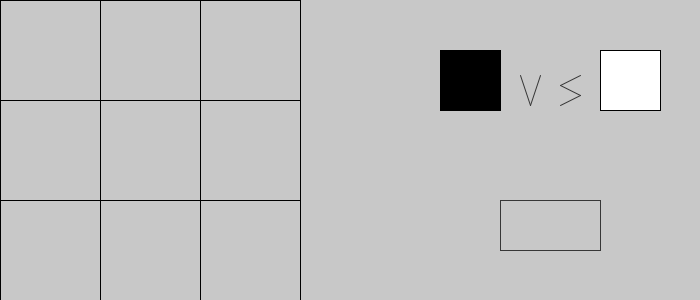
Frame 1 (no input)
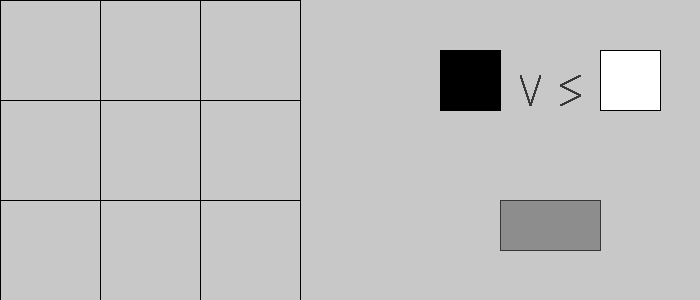
Frame 60 (the mouse pressed at the canvas centre just before this capture)
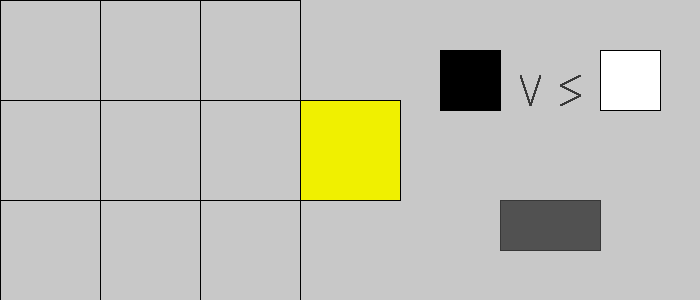
Frame 120 (the mouse held since frame 60 and released just before this capture)

The Processing sketch that drew these frames (run headless with seeded random() and noise(); from frame 60 on, the mouse is pressed at the canvas centre):

// Processing sketch: processing_109591
// ── processing_109591.pde

int as = 200;
int bs = 200;
int cs = 200;
int aa = 200;
int bb = 200;
int cc = 200;
int aaa = 200;
int bbb = 200;
int ccc = 200;
int win = 200;



void setup() {
  size(700,300);  //Set the window to 700 x 300 pixels
  background(200); //Set the background as grey color
  smooth();
 }

void draw() {
  stroke (0);     //Set line value to black
  
  // Setting of Right part
 
   
  fill(as);
  rect(0,0,100,100);    // Set the location of square a
  fill(bs);
  rect(0,100,100,100);  // Set the location of square b
  fill(cs);
  rect(0,200,100,100);  // Set the location of square c
  fill(aa);
  rect(100,0,100,100);    // Set the location of square aa
  fill(bb);
  rect(100,100,100,100);  // Set the location of square bb
  fill(cc);
  rect(100,200,100,100);  // Set the location of square cc
  fill(aaa);
  rect(200,0,100,100);    // Set the location of square aaa
  fill(bbb);
  rect(200,100,100,100);  // Set the location of square bbb
  fill(ccc);
  rect(200,200,100,100);  // Set the location of square ccc
  
  

  if (mouseX > width/3 && mouseX < width*2/3 ){
   if ( mouseY > 0 && mouseY < height/3) {
   fill(255,0,0);                                //set Red fill color
  rect(300,0,100, 100);
   } 
  else if ( mouseY > 100 && mouseY < 200 ){ // Set Yellow fill color
   fill(240,240,0);
   rect(300,100,100,100);
   }
  else if ( mouseY > 200 && mouseY < height) {  // Set Green color
   fill(0,255,0);
  rect(300,200,100,100);
   } 
  }
  
  // Setting of right part
  fill(0);
  rect(440,50,60,60);                    // Set black sqaure
  fill(255);
  rect(600,50,60,60);                    // Set white square
  stroke(55);
  line(520,75,530,105);                  // Set Letter 'V'
  line(530,105,540,75);
  line(580,75,560,85);                   // Set Letter 'S'
  line(560,85,580,95);
  line(580,95,560,105);
  
  fill(win);
  rect(500,200,100,50);
  win = win - 1;
  if (win < 0) { win = 200;}
  
 }



void mouseReleased() {
 // Restart the game, erase 3 x 3 grids
  if ( mouseX > 300 && mouseX < 400 ) {
    if ( mouseY > 0 && mouseY < 300) {
      if ( as == 0 ) {
       as = 200;
      } else {
       as = 200;
    }
      if (bs == 0 ) {
       bs = 200;
      } else {
       bs = 200;
    }
      if (cs == 0 ) {
       cs = 200;
      } else {
       cs = 200;
    }
      if (aa == 0 ) {
       aa = 200;
      } else {
       aa = 200;
    }
      if (bb == 0 ) {
       bb = 200;
      } else {
       bb = 200;
    }
      if (cc == 0 ) {
       cc = 200;
      } else {
       cc = 200;
    }
     if (aaa == 0 ) {
       aaa = 200;
      } else {
       aaa = 200;
    }
      if (bbb == 0 ) {
       bbb = 200;
      } else {
       bbb = 200;
    }
      if (ccc == 0 ) {
       ccc = 200;
      } else {
       ccc = 200;
    }
    
    
    
   }
  }
  
  
  
 // 3 x 3 grids  
  if ( mouseX > 0 && mouseX < 100) {     //First columne
    if ( mouseY > 0 && mouseY < 100) {   //First columne, First row
      if ( as == 0 ) {
        as = 255;
      } else {
        as = 0;
      }
    }
    else if ( mouseY > 100 && mouseY < 200) { //First columne, second row
     if ( bs == 0 ) {
       bs = 255;
     } else {
       bs = 0;
     }
    }
    else if ( mouseY > 200 && mouseY < 300) { //First columne, third row
      if ( cs == 0 ) {
        cs = 255;
      } else {
        cs = 0;
      }
    }
  }
  if ( mouseX > 100 && mouseX < 200) {  //Second columne
    if ( mouseY > 0 && mouseY < 100) {  //Second columne, first row
      if ( aa == 0 ) {
        aa = 255;
      } else {
        aa = 0;
      }
    }
    if ( mouseY > 100 && mouseY < 200) { //Second columne, second row
      if ( bb == 0) {
        bb = 255;
      } else {
        bb = 0;
      }
    }
    if ( mouseY > 200 && mouseY < 300) { //Second columne, third row
      if ( cc == 0) {
        cc = 255;
      } else {
        cc =0;
      }
    }
  }
  if ( mouseX > 200 && mouseX < 300) {  //Third columne
    if ( mouseY > 0 && mouseY < 100) {  //Third columne, first row
      if ( aaa == 0 ) {
        aaa = 255;
      } else {
        aaa = 0;
      }
    }
    if ( mouseY > 100 && mouseY < 200) { //Third columne, second row
      if ( bbb == 0) {
        bbb = 255;
      } else {
        bbb = 0;
      }
    }
    if ( mouseY > 200 && mouseY < 300) { //Third columne, third row
      if ( ccc == 0) {
        ccc = 255 ;
      } else {
        ccc =0;
      }
    } 
  }

   
}
